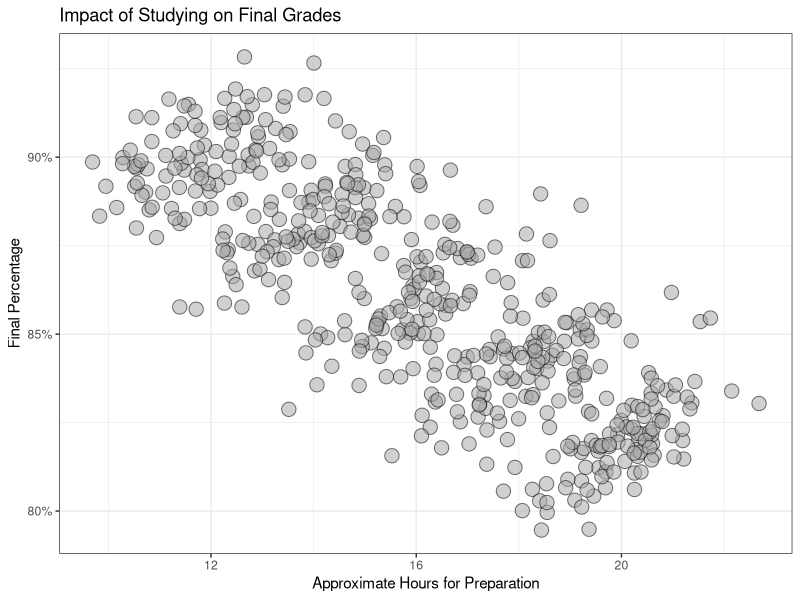
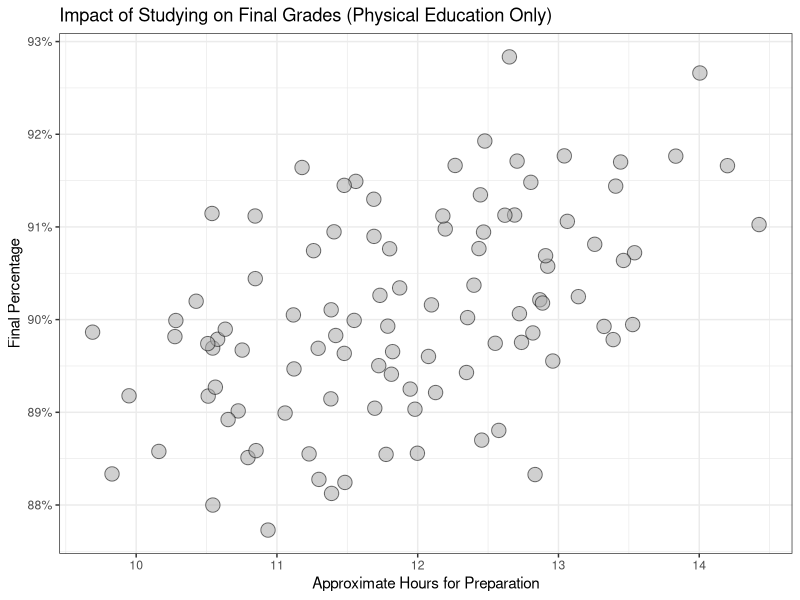
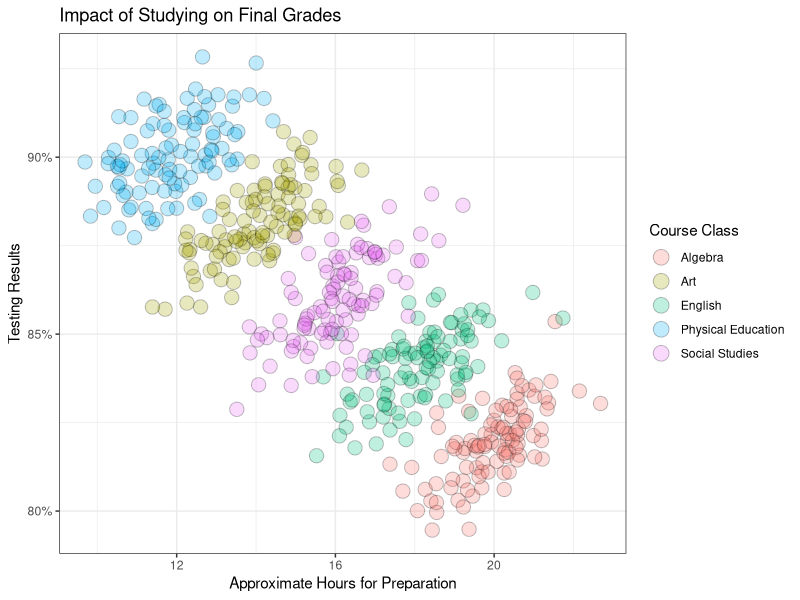

These charts were generated, in order, by the following R code:
## ---- chunk 1
knitr::opts_chunk$set(echo = TRUE)

# Load the tidyverse 
library(tidyverse) 
 
# Generating correlated data with mvrnorm() from the MASS library 
library(MASS) 
 
# Sample Means 
mu <- c(20,4) 
 
# Define our covariance matrix, and specify the covariance relationship (i.e. 0.7 in this case) 
Sigma <- matrix(.7, nrow=2, ncol=2) + diag(2)*.3 
 
# create both variables with 100 samples 
vars <- mvrnorm(n=100, mu=mu, Sigma=Sigma) 
 
# Create a function for generating 2 correlated variables given variable means 
corVars<-function(m1,m2,confVar){ 
  mu <- c(m1,m2) 
  Sigma <- matrix(.7, nrow=2, ncol=2) + diag(2)*.5 
  vars <- mvrnorm(n=100, mu=mu, Sigma=Sigma) 
  Var1<-vars[,1] 
  Var2<-vars[,2] 
  df<-as.data.frame(cbind(Var1 = Var1,Var2 = Var2,Var3 = confVar)) 
  df$Var1<-as.numeric(as.character(df$Var1)) 
  df$Var2<-as.numeric(as.character(df$Var2)) 
  df 
} 
 
# Re-running for multiple sets and combining into a single dataframe df 
d1 <- corVars(m1 = 20, m2 = 82, confVar = "Algebra") 
d2 <- corVars(m1 = 18, m2 = 84, confVar = "English") 
d3 <- corVars(m1 = 16, m2 = 86, confVar = "Social Studies") 
d4 <- corVars(m1 = 14, m2 = 88, confVar = "Art") 
d5 <- corVars(m1 = 12, m2 = 90, confVar = "Physical Education") 
 
# Create the aggregate data 
df<-rbind(d1,d2,d3,d4,d5) 
## ---- chunk 2
# Grade & Study Time Plot 
df %>% 
  ggplot(aes(x = Var1, y = Var2/100)) + 
  geom_jitter(aes(size = 13), alpha = 0.55, shape = 21, fill = "darkgray", color = "black") + 
  scale_y_continuous(name = "Final Percentage", labels = scales::percent)+ 
  scale_x_continuous(name = "Approximate Hours for Preparation")+ 
  guides(size = FALSE) + 
  ggtitle("Impact of Studying on Final Grades")+ 
  theme(plot.title = element_text(hjust = 0.5))+ 
  theme_bw() 
## ---- chunk 3
# PhysEd Plot 
df %>%  
  filter(Var3 == 'Physical Education') %>% 
  ggplot(aes(x = Var1, y = Var2/100)) + 
  geom_jitter(aes(size = 13), alpha = 0.55, shape = 21, fill = "darkgray", color = "black") + 
  scale_y_continuous(name = "Final Percentage", labels = scales::percent)+ 
  scale_x_continuous(name = "Approximate Hours for Preparation")+ 
  guides(size = FALSE) + 
  ggtitle("Impact of Studying on Final Grades (Physical Education Only)")+ 
  theme(plot.title = element_text(hjust = 0.5))+ 
  theme_bw() 
## ---- chunk 4
# Confounding plot 
df %>% 
  ggplot(aes(x = Var1, y = Var2/100)) + 
  geom_jitter(aes(size = 1, fill = Var3), alpha = 0.25, shape = 21) + 
  guides(fill = guide_legend(title = "Course Class", override.aes = list(size = 5)), 
         size = FALSE) + 
  scale_y_continuous(name = "Testing Results", labels = scales::percent)+ 
  scale_x_continuous(name = "Approximate Hours for Preparation")+ 
  ggtitle("Impact of Studying on Final Grades")+ 
  theme(plot.title = element_text(hjust = 0.5))+ 
  theme_bw() 
